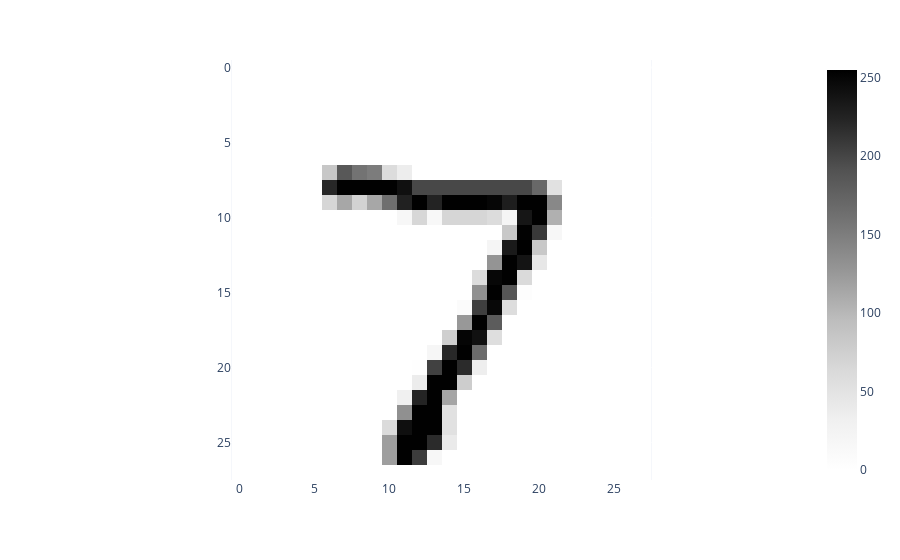

Notebook code cell kept with this figure:
### Code cell
px.imshow(np.asarray(data[0][0]), color_continuous_scale='greys')

### Figure 1 — Plotly figure (JSON) as saved in the notebook; plotly's stock layout.template omitted (floating-point values rounded to 4 significant figures; data arrays with more than 128 entries replaced by an {"elided": "..."} marker saying what was removed)
{"data": [{"coloraxis": "coloraxis", "hovertemplate": "x: %{x}<br>y: %{y}<br>color: %{z}<extra></extra>", "name": "0", "type": "heatmap", "xaxis": "x", "yaxis": "y", "z": {"elided": "28x28 int values"}}], "layout": {"coloraxis": {"colorscale": [[0, "rgb(255,255,255)"], [0.125, "rgb(240,240,240)"], [0.25, "rgb(217,217,217)"], [0.375, "rgb(189,189,189)"], [0.5, "rgb(150,150,150)"], [0.625, "rgb(115,115,115)"], [0.75, "rgb(82,82,82)"], [0.875, "rgb(37,37,37)"], [1, "rgb(0,0,0)"]]}, "margin": {"t": 60}, "xaxis": {"anchor": "y", "constrain": "domain", "domain": [0, 1], "scaleanchor": "y"}, "yaxis": {"anchor": "x", "autorange": "reversed", "constrain": "domain", "domain": [0, 1]}}}
